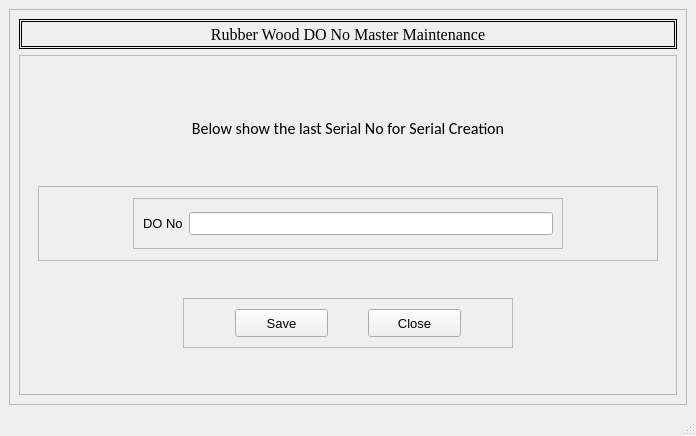
<?xml version="1.0" encoding="UTF-8"?>
<ui version="4.0">
 <class>RWDONo</class>
 <widget class="QMainWindow" name="RWDONo">
  <property name="geometry">
   <rect>
    <x>0</x>
    <y>0</y>
    <width>696</width>
    <height>436</height>
   </rect>
  </property>
  <property name="windowTitle">
   <string>A21. Rubber Wood DO No.</string>
  </property>
  <property name="styleSheet">
   <string notr="true"/>
  </property>
  <widget class="QWidget" name="centralwidget">
   <layout class="QHBoxLayout" name="horizontalLayout">
    <item>
     <widget class="QFrame" name="frame">
      <property name="minimumSize">
       <size>
        <width>674</width>
        <height>361</height>
       </size>
      </property>
      <property name="frameShape">
       <enum>QFrame::StyledPanel</enum>
      </property>
      <property name="frameShadow">
       <enum>QFrame::Raised</enum>
      </property>
      <layout class="QVBoxLayout" name="verticalLayout">
       <item>
        <widget class="QLabel" name="label">
         <property name="minimumSize">
          <size>
           <width>0</width>
           <height>30</height>
          </size>
         </property>
         <property name="maximumSize">
          <size>
           <width>16777215</width>
           <height>30</height>
          </size>
         </property>
         <property name="font">
          <font>
           <family>Times New Roman</family>
           <pointsize>12</pointsize>
          </font>
         </property>
         <property name="styleSheet">
          <string notr="true">border: 3px double black;</string>
         </property>
         <property name="text">
          <string>Rubber Wood DO No Master Maintenance</string>
         </property>
         <property name="alignment">
          <set>Qt::AlignCenter</set>
         </property>
        </widget>
       </item>
       <item>
        <widget class="QFrame" name="frame_3">
         <property name="minimumSize">
          <size>
           <width>650</width>
           <height>260</height>
          </size>
         </property>
         <property name="frameShape">
          <enum>QFrame::StyledPanel</enum>
         </property>
         <property name="frameShadow">
          <enum>QFrame::Raised</enum>
         </property>
         <layout class="QVBoxLayout" name="verticalLayout_2">
          <property name="spacing">
           <number>0</number>
          </property>
          <property name="topMargin">
           <number>25</number>
          </property>
          <item>
           <widget class="QLabel" name="label_2">
            <property name="minimumSize">
             <size>
              <width>626</width>
              <height>31</height>
             </size>
            </property>
            <property name="maximumSize">
             <size>
              <width>16777215</width>
              <height>31</height>
             </size>
            </property>
            <property name="font">
             <font>
              <family>Calibri</family>
              <pointsize>12</pointsize>
             </font>
            </property>
            <property name="text">
             <string>Below show the last Serial No for Serial Creation</string>
            </property>
            <property name="alignment">
             <set>Qt::AlignHCenter|Qt::AlignTop</set>
            </property>
            <property name="margin">
             <number>0</number>
            </property>
           </widget>
          </item>
          <item alignment="Qt::AlignHCenter">
           <widget class="QFrame" name="frame_2">
            <property name="minimumSize">
             <size>
              <width>620</width>
              <height>0</height>
             </size>
            </property>
            <property name="maximumSize">
             <size>
              <width>16777215</width>
              <height>75</height>
             </size>
            </property>
            <property name="frameShape">
             <enum>QFrame::StyledPanel</enum>
            </property>
            <property name="frameShadow">
             <enum>QFrame::Raised</enum>
            </property>
            <layout class="QHBoxLayout" name="horizontalLayout_4">
             <item>
              <widget class="QFrame" name="frame_5">
               <property name="minimumSize">
                <size>
                 <width>430</width>
                 <height>51</height>
                </size>
               </property>
               <property name="maximumSize">
                <size>
                 <width>430</width>
                 <height>51</height>
                </size>
               </property>
               <property name="frameShape">
                <enum>QFrame::StyledPanel</enum>
               </property>
               <property name="frameShadow">
                <enum>QFrame::Raised</enum>
               </property>
               <layout class="QHBoxLayout" name="horizontalLayout_3">
                <item>
                 <widget class="QLabel" name="label_3">
                  <property name="font">
                   <font>
                    <pointsize>10</pointsize>
                   </font>
                  </property>
                  <property name="text">
                   <string>DO No</string>
                  </property>
                 </widget>
                </item>
                <item>
                 <widget class="QLineEdit" name="inputNo">
                  <property name="font">
                   <font>
                    <pointsize>10</pointsize>
                   </font>
                  </property>
                 </widget>
                </item>
               </layout>
              </widget>
             </item>
            </layout>
           </widget>
          </item>
          <item alignment="Qt::AlignHCenter">
           <widget class="QFrame" name="frame_4">
            <property name="minimumSize">
             <size>
              <width>330</width>
              <height>50</height>
             </size>
            </property>
            <property name="maximumSize">
             <size>
              <width>330</width>
              <height>50</height>
             </size>
            </property>
            <property name="frameShape">
             <enum>QFrame::StyledPanel</enum>
            </property>
            <property name="frameShadow">
             <enum>QFrame::Raised</enum>
            </property>
            <layout class="QHBoxLayout" name="horizontalLayout_2">
             <property name="spacing">
              <number>0</number>
             </property>
             <property name="leftMargin">
              <number>11</number>
             </property>
             <item>
              <widget class="QPushButton" name="saveButton">
               <property name="minimumSize">
                <size>
                 <width>93</width>
                 <height>28</height>
                </size>
               </property>
               <property name="maximumSize">
                <size>
                 <width>93</width>
                 <height>28</height>
                </size>
               </property>
               <property name="font">
                <font>
                 <pointsize>10</pointsize>
                </font>
               </property>
               <property name="text">
                <string>Save</string>
               </property>
              </widget>
             </item>
             <item>
              <widget class="QPushButton" name="closeButton">
               <property name="minimumSize">
                <size>
                 <width>93</width>
                 <height>28</height>
                </size>
               </property>
               <property name="maximumSize">
                <size>
                 <width>93</width>
                 <height>28</height>
                </size>
               </property>
               <property name="font">
                <font>
                 <pointsize>10</pointsize>
                </font>
               </property>
               <property name="text">
                <string>Close</string>
               </property>
              </widget>
             </item>
            </layout>
           </widget>
          </item>
         </layout>
        </widget>
       </item>
      </layout>
     </widget>
    </item>
   </layout>
  </widget>
  <widget class="QMenuBar" name="menubar">
   <property name="geometry">
    <rect>
     <x>0</x>
     <y>0</y>
     <width>696</width>
     <height>26</height>
    </rect>
   </property>
  </widget>
  <widget class="QStatusBar" name="statusbar"/>
 </widget>
 <resources/>
 <connections/>
</ui>
